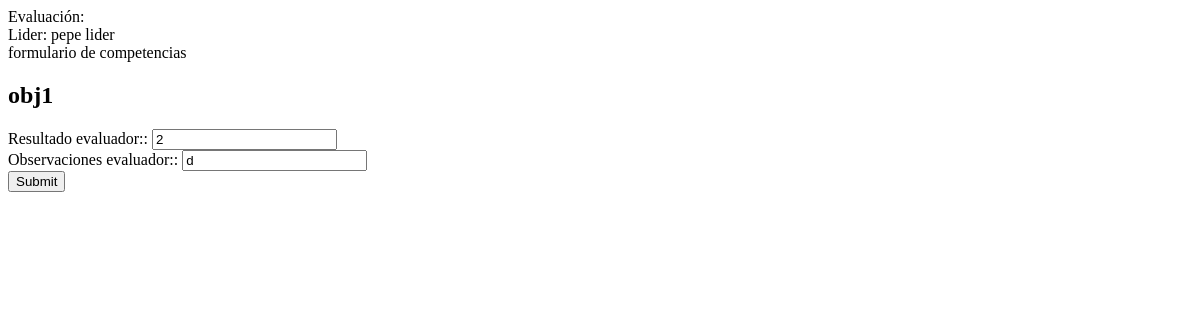
/lider/evaluacion/1/ (signed in), run on an earlier commit of the app's database.
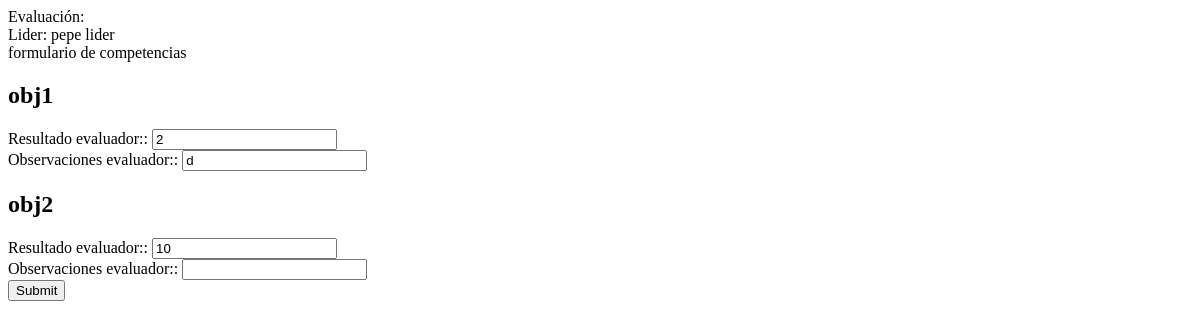
And on a later commit of the database.
### indicadores/models.py (models this page shows)
class RespuestaObjetivo (models.Model):
    objetivo = models.ForeignKey(
                            Objetivo, related_name="respuesta", on_delete=models.CASCADE )
    evaluacion = models.ForeignKey(Evaluacion,
                                   related_name="respuestas_objetivo", on_delete=models.CASCADE)
    observaciones_evaluado = models.CharField(max_length=950, null=True, blank=True)
    resultado_evaluado = models.IntegerField(null=True, blank=True)
    observaciones_evaluador = models.CharField(max_length=950, null=True, blank=True)
    resultado_evaluador = models.IntegerField(null=True, blank=True)
    def __str__ (self):
            return f'{self.objetivo}'
    class Meta:
        verbose_name_plural = "Respuestas a los Objetivos"
        verbose_name = "Respuesta al objetivo"

class Objetivo (models.Model):
    nombre = models.CharField(max_length=150)
    descripcion = models.CharField(max_length=950)
    cargo = models.ForeignKey(
            Cargo, related_name = "objetivos", on_delete=models.SET_NULL, null=True, blank=True)
    def __str__ (self):
            return f'{self.nombre}'

### indicadores/views.py (the view, shortened to what this page needs)
# urls.py: path('lider/evaluacion/<int:id>/',views.responder_evaluacion, name="evaluacion_lider"),
@login_required
def responder_evaluacion(request, id):
    lider = request.user.lider
    evaluacion = Evaluacion.objects.get(id=id)
    respuestas_objetivo = RespuestaObjetivo.objects.filter(evaluacion=evaluacion)
    if respuestas_objetivo:
        forms_objetivo = []
        for respuestaobjetivo in respuestas_objetivo:
            form_objetivo = RespuestaObjetivoEvaluadorForm(instance=respuestaobjetivo, prefix=f'respuestaobjetivo_{respuestaobjetivo.pk}')
            forms_objetivo.append((respuestaobjetivo, form_objetivo))
        context = {
                'lider': lider,
                'forms_comptencia': forms_objetivo,
            }
    template_name = 'indicadores/evaluacion_lider.html'
    return render(request, template_name, context)

### indicadores/models.py (called while the page is built)
    def __str__(self):
        return f'{self.user.first_name} {self.user.last_name}'

### templates/indicadores/evaluacion_lider.html (shortened to what this page needs)
   Lider: {{lider}}
   {% if forms_objetivo %}
   formulario de objetivos
        <form method="post">
        {% csrf_token %}
        {% for respuestaobjetivo, form in forms_objetivo %}
            <h2>{{ respuestaobjetivo }}
                respuesta del EMPLEADO:
                <br>
                {{respuestaobjetivo.resultado_empleado}}%
                <br>
                {{respuestaobjetivo.observaciones_empleado}}
            </h2>
            {% for field in form %}
                <div>
                    {{ field.label_tag }}: {{ field }}
                </div>
            {% endfor %}
        {% endfor %}
        <input type="submit" value="Submit" name="objetivo">
        </form>
{% else %}
    formulario de competencias
    <form method="post">
        {% for pregunta, form_competencia in forms_comptencia %}
            <h2>{{ pregunta }}</h2>
            {% for field in form_competencia %}
                <div>
                    {{ field.label_tag }}: {{ field }}
                </div>
            {% endfor %}
        {% endfor %}
        <input type="submit" value="Submit" name="competencia">
    </form>
{% endif %}

What changed in the data, as far as the page shows it:
added RespuestaObjetivo: objetivo.nombre "obj2", label_tag "Resultado evaluador:" "Observaciones evaluador:", form_competencia "10"
